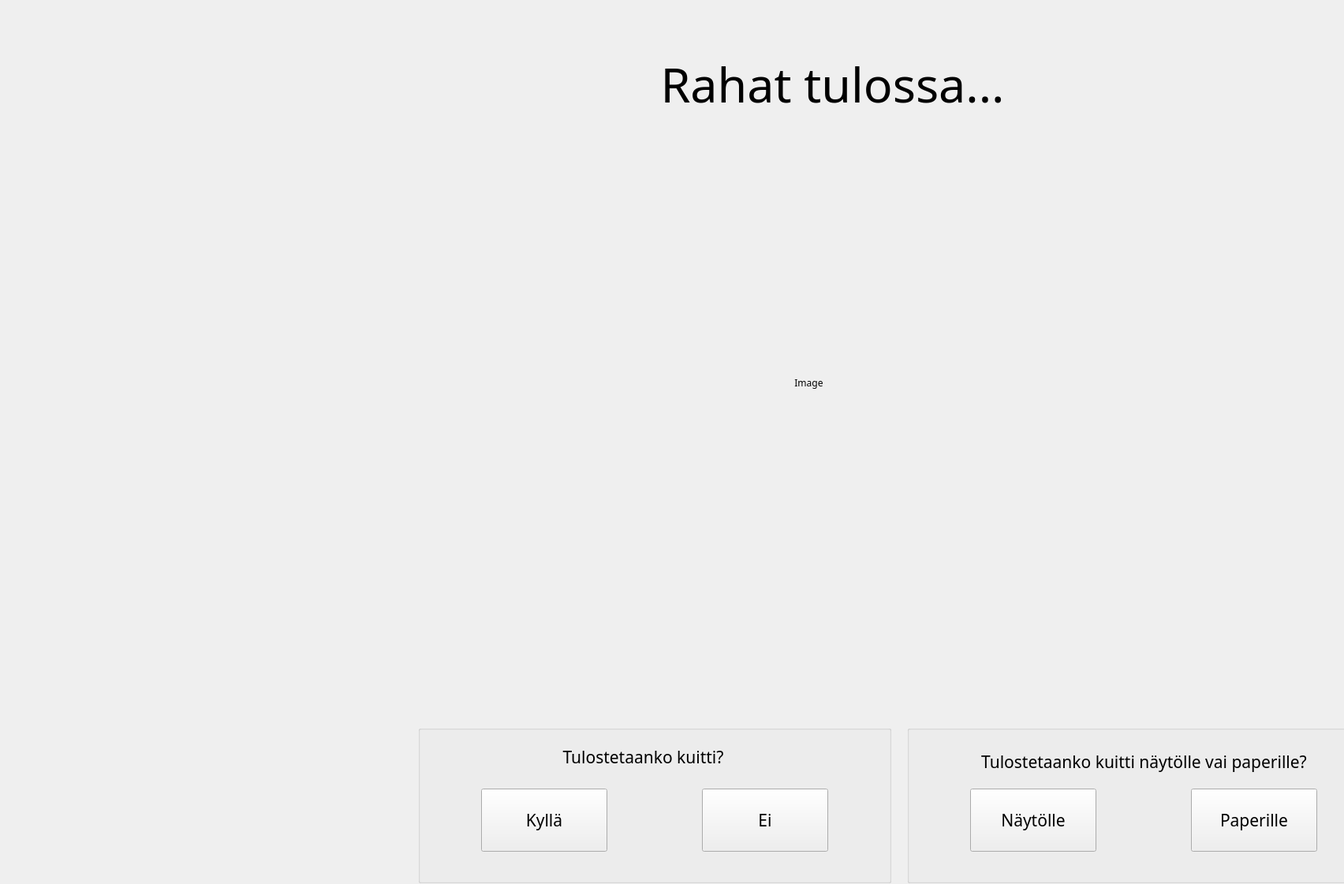
<?xml version="1.0" encoding="UTF-8"?>
<ui version="4.0">
 <class>GetMoney</class>
 <widget class="QWidget" name="GetMoney">
  <property name="geometry">
   <rect>
    <x>0</x>
    <y>0</y>
    <width>1704</width>
    <height>1121</height>
   </rect>
  </property>
  <property name="font">
   <font>
    <family>HP Simplified</family>
   </font>
  </property>
  <property name="windowTitle">
   <string>Form</string>
  </property>
  <widget class="QLabel" name="labelGetMoneyText">
   <property name="geometry">
    <rect>
     <x>740</x>
     <y>40</y>
     <width>631</width>
     <height>131</height>
    </rect>
   </property>
   <property name="font">
    <font>
     <pointsize>46</pointsize>
    </font>
   </property>
   <property name="text">
    <string>Rahat tulossa...</string>
   </property>
   <property name="alignment">
    <set>Qt::AlignCenter</set>
   </property>
  </widget>
  <widget class="QLabel" name="labelGetMoneyImage">
   <property name="geometry">
    <rect>
     <x>520</x>
     <y>190</y>
     <width>1011</width>
     <height>591</height>
    </rect>
   </property>
   <property name="text">
    <string>Image</string>
   </property>
   <property name="alignment">
    <set>Qt::AlignCenter</set>
   </property>
  </widget>
  <widget class="QGroupBox" name="groupReceiptScreenOrPaper">
   <property name="geometry">
    <rect>
     <x>1150</x>
     <y>920</y>
     <width>600</width>
     <height>200</height>
    </rect>
   </property>
   <property name="font">
    <font>
     <pointsize>16</pointsize>
    </font>
   </property>
   <property name="title">
    <string/>
   </property>
   <widget class="QPushButton" name="buttonReceiptScreen">
    <property name="geometry">
     <rect>
      <x>80</x>
      <y>80</y>
      <width>160</width>
      <height>80</height>
     </rect>
    </property>
    <property name="font">
     <font>
      <pointsize>16</pointsize>
     </font>
    </property>
    <property name="text">
     <string>Näytölle</string>
    </property>
   </widget>
   <widget class="QPushButton" name="buttonReceiptPaper">
    <property name="geometry">
     <rect>
      <x>360</x>
      <y>80</y>
      <width>160</width>
      <height>80</height>
     </rect>
    </property>
    <property name="font">
     <font>
      <pointsize>16</pointsize>
     </font>
    </property>
    <property name="text">
     <string>Paperille</string>
    </property>
   </widget>
   <widget class="QLabel" name="labelAskReceiptScreenOrPaper">
    <property name="geometry">
     <rect>
      <x>0</x>
      <y>30</y>
      <width>601</width>
      <height>31</height>
     </rect>
    </property>
    <property name="font">
     <font>
      <pointsize>16</pointsize>
     </font>
    </property>
    <property name="text">
     <string>Tulostetaanko kuitti näytölle vai paperille?</string>
    </property>
    <property name="alignment">
     <set>Qt::AlignCenter</set>
    </property>
   </widget>
  </widget>
  <widget class="QGroupBox" name="groupAskReceipt">
   <property name="geometry">
    <rect>
     <x>530</x>
     <y>920</y>
     <width>600</width>
     <height>200</height>
    </rect>
   </property>
   <property name="font">
    <font>
     <pointsize>16</pointsize>
    </font>
   </property>
   <property name="title">
    <string/>
   </property>
   <widget class="QPushButton" name="buttonReceiptYes">
    <property name="geometry">
     <rect>
      <x>80</x>
      <y>80</y>
      <width>160</width>
      <height>80</height>
     </rect>
    </property>
    <property name="font">
     <font>
      <pointsize>16</pointsize>
     </font>
    </property>
    <property name="text">
     <string>Kyllä</string>
    </property>
   </widget>
   <widget class="QPushButton" name="buttonReceiptNo">
    <property name="geometry">
     <rect>
      <x>360</x>
      <y>80</y>
      <width>160</width>
      <height>80</height>
     </rect>
    </property>
    <property name="font">
     <font>
      <pointsize>16</pointsize>
     </font>
    </property>
    <property name="text">
     <string>Ei</string>
    </property>
   </widget>
   <widget class="QLabel" name="labelAskReceipt">
    <property name="geometry">
     <rect>
      <x>0</x>
      <y>30</y>
      <width>571</width>
      <height>20</height>
     </rect>
    </property>
    <property name="font">
     <font>
      <pointsize>16</pointsize>
     </font>
    </property>
    <property name="text">
     <string>Tulostetaanko kuitti?</string>
    </property>
    <property name="alignment">
     <set>Qt::AlignCenter</set>
    </property>
   </widget>
  </widget>
 </widget>
 <resources/>
 <connections/>
</ui>
